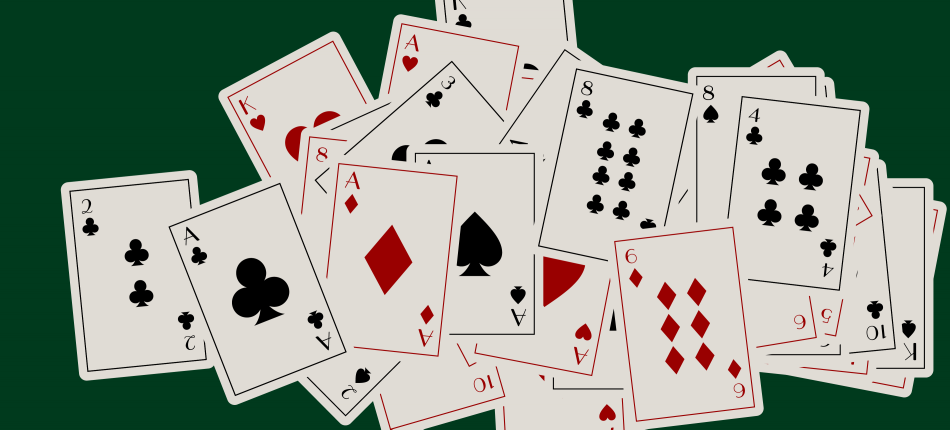
#> input picture Resources/cards.png, 1900 x 859 px (shown at 1/2 size)
$ python chapter5.py
#> lines starting #> are read from the running program, lines starting #| are printed output that depends on the picture
#WARP PERSPECTIVE

import numpy as np
import cv2

img = cv2.imread("Resources/cards.png")
#> img is the input picture: shape (859, 1900, 3); mean B, G, R 139.7, 153.3, 141.1

width, height = 250,350

pts1 = np.float32([[1221,478], [1472,446], [1267,854], [1518,820]])
pts2 = np.float32([[0,0],[width,0],[0, height],[width, height]])
matrix = cv2.getPerspectiveTransform(pts1, pts2)
imgOutput = cv2.warpPerspective(img, matrix, (width, height))
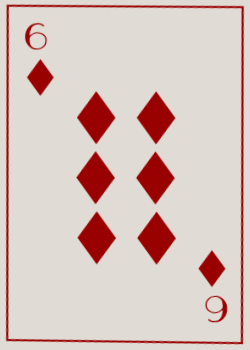
#> imgOutput: shape (350, 250, 3); mean B, G, R 189.1, 195.2, 216


cv2.imshow('Image', img)
cv2.imshow('Output Image', imgOutput)
cv2.waitKey(0)
